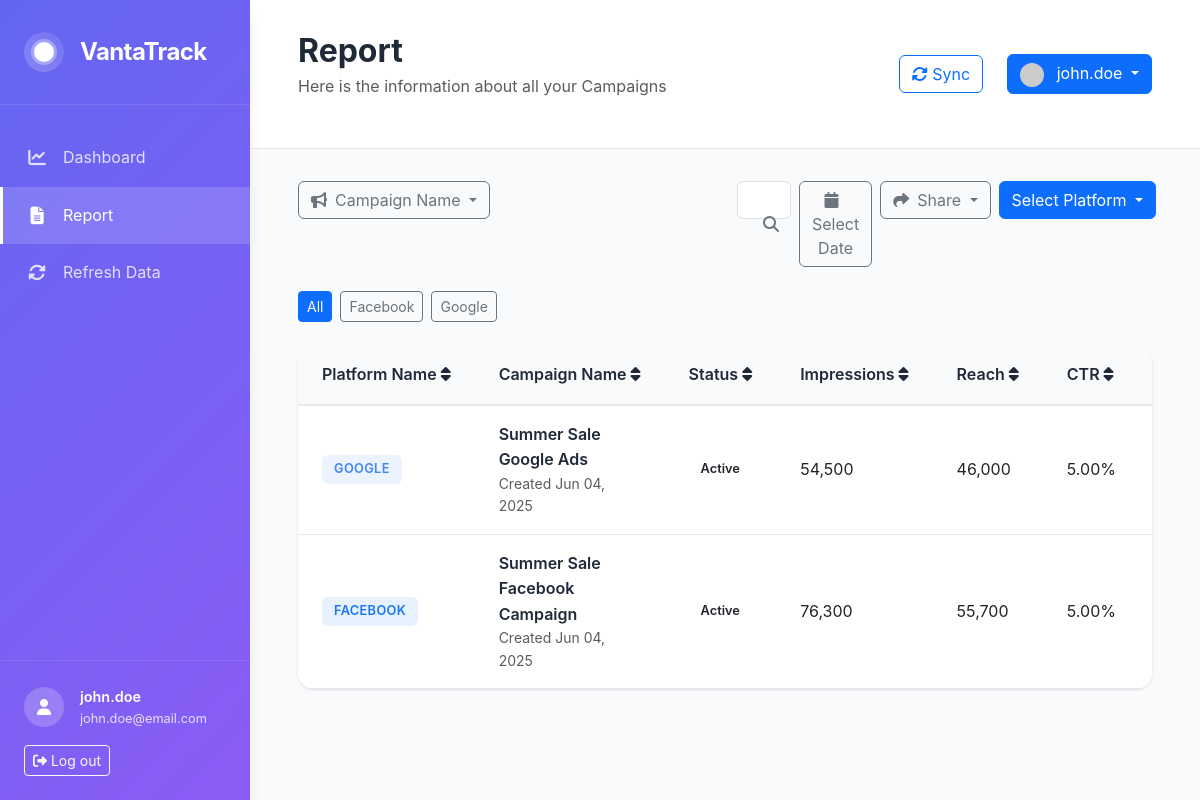
Before: /reports (signed in) with the older database file.
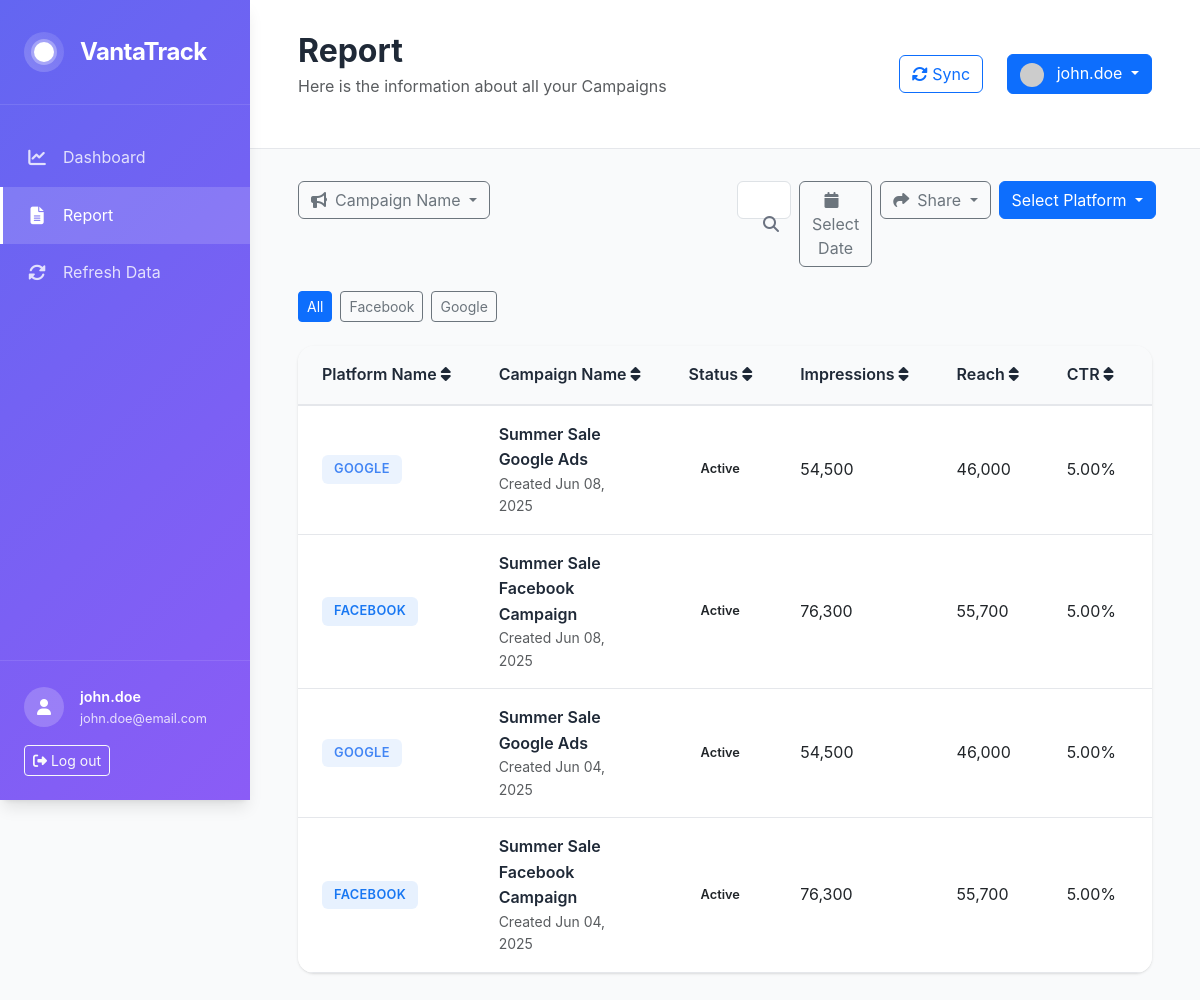
After: the same page with the newer database file.
### models.py (models this page shows, shortened)
class Campaign(db.Model):
    __tablename__ = 'campaigns'
    id = db.Column(db.Integer, primary_key=True)
    name = db.Column(db.String(200), nullable=False)
    platform = db.Column(db.String(50), nullable=False)  # Facebook, Google, ShareIT
    status = db.Column(db.String(50), default='Pending')  # Pending, In-Progress, Completed
    budget = db.Column(db.Float, default=0.0)
    spent = db.Column(db.Float, default=0.0)
    impressions = db.Column(db.Integer, default=0)
    clicks = db.Column(db.Integer, default=0)
    reach = db.Column(db.Integer, default=0)
    ctr = db.Column(db.Float, default=0.0)  # Click-through rate
    cpm = db.Column(db.Float, default=0.0)  # Cost per mille
    cpc = db.Column(db.Float, default=0.0)  # Cost per click
    cpv = db.Column(db.Float, default=0.0)  # Cost per view
    cpa = db.Column(db.Float, default=0.0)  # Cost per acquisition
    created_at = db.Column(db.DateTime, default=datetime.utcnow)
    updated_at = db.Column(db.DateTime, default=datetime.utcnow, onupdate=datetime.utcnow)
    user_id = db.Column(db.Integer, db.ForeignKey('users.id'), nullable=False)

### routes.py (the view)
@app.route('/reports')
@login_required
def reports():
    platform_filter = request.args.get('platform', 'All')
    query = Campaign.query.filter_by(user_id=current_user.id)
    if platform_filter and platform_filter != 'All':
        query = query.filter_by(platform=platform_filter)
    campaigns = query.order_by(Campaign.created_at.desc()).all()
    platforms = db.session.query(Campaign.platform).filter_by(user_id=current_user.id).distinct().all()
    platforms = [p[0] for p in platforms]
    return render_template('reports.html',
                         campaigns=campaigns,
                         platforms=platforms,
                         current_platform=platform_filter)

### app.py (called while the page is built)
@login_manager.user_loader
def load_user(user_id):
    from models import User
    return User.query.get(int(user_id))

### models.py (called while the page is built)
    def get_full_name(self):
        if self.first_name and self.last_name:
            return f"{self.first_name} {self.last_name}"
        return self.username

### templates/reports.html (shortened to what the changed rows need)
{% extends "base.html" %}
{% block page_title %}Report{% endblock %}
{% block content %}
<div class="row mb-4">
    <div class="col-12">
        <div class="platform-filter-buttons">
            <button class="btn btn-sm {{ 'btn-primary' if current_platform == 'All' else 'btn-outline-secondary' }}"
                    onclick="filterByPlatform('All')">All</button>
            {% for platform in platforms %}
            <button class="btn btn-sm {{ 'btn-primary' if current_platform == platform else 'btn-outline-secondary' }}"
                    onclick="filterByPlatform('{{ platform }}')">{{ platform }}</button>
            {% endfor %}
        </div>
    </div>
</div>
<div class="row">
    <div class="col-12">
        <div class="reports-table-card">
            <div class="table-responsive">
                <table class="table table-hover" id="campaigns-table">
                    <thead>
                        <tr>
                            <th>
                                Platform Name
                                <i class="fas fa-sort"></i>
                            </th>
                            <th>
                                Campaign Name
                                <i class="fas fa-sort"></i>
                            </th>
                            <th>
                                Status
                                <i class="fas fa-sort"></i>
                            </th>
                            <th>
                                Impressions
                                <i class="fas fa-sort"></i>
                            </th>
                            <th>
                                Reach
                                <i class="fas fa-sort"></i>
                            </th>
                            <th>
                                CTR
                                <i class="fas fa-sort"></i>
                            </th>
                            <th>
                            </th>
                        </tr>
                    </thead>
                    <tbody>
                        {% for campaign in campaigns %}
                        <tr data-platform="{{ campaign.platform }}">
                            <td>
                                <span class="platform-badge platform-{{ campaign.platform.lower() }}">
                                    {{ campaign.platform }}
                                </span>
                            </td>
                            <td>
                                <div class="campaign-info">
                                    <span class="campaign-name">{{ campaign.name }}</span>
                                    <small class="text-muted d-block">Created {{ campaign.created_at.strftime('%b %d, %Y') }}</small>
                                </div>
                            </td>
                            <td>
                                <span class="status-badge status-{{ campaign.status.lower().replace('-', '') }}">
                                    {{ campaign.status }}
                                </span>
                            </td>
                            <td>{{ "{:,}".format(campaign.impressions) }}</td>
                            <td>{{ "{:,}".format(campaign.reach) }}</td>
                            <td>{{ "{:.2f}%".format(campaign.ctr) }}</td>
                            <td>{{ "{:.2f}".format(campaign.cpm) }}</td>
                        </tr>
                        {% endfor %}
                    </tbody>
                </table>
            </div>
        </div>
    </div>
</div>
{% endblock %}

Changed rows visible on the page:
added Campaign: platform "GOOGLE", name "Summer Sale Google Ads", created_at "Jun 08, 2025", status "Active", impressions "54,500", reach "46,000", ctr "5.00%"
added Campaign: platform "FACEBOOK", name "Summer Sale Facebook Campaign", created_at "Jun 08, 2025", status "Active", impressions "76,300", reach "55,700", ctr "5.00%"
